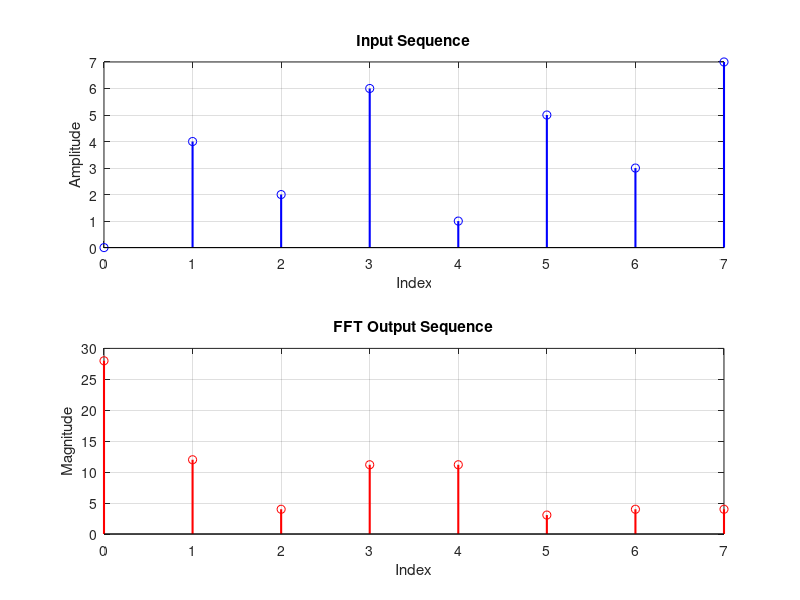

MATLAB code to generate this figure:
% % 8-point 1D DIT FFT implementation without using functions

% % Parameters
% N = 8; % FFT size
% x = [1 2 3 4 5 6 7 8]; % Input sequence

% % Check if N is a power of 2
% if log2(N) ~= round(log2(N))
%     error('N must be a power of 2');
% end

% % Check if the input sequence length is equal to N
% if length(x) ~= N
%     error('Input sequence length must be equal to N');
% end

% % Bit-reversal permutation function
% N = length(x);
% n = log2(N);
% y = zeros(1, N);
% for i = 1:N
%     y(i) = bin2dec(fliplr(dec2bin(i-1, n))) + 1;
% end
% x = x(y);

% % 1D DIT FFT
% for i = 1:log2(N)
%     L = 2^i;
%     B = N/L;
%     for j = 1:L/2
%         for k = 1:B
%             a = x((j-1)*B + k);
%             b = x((j-1)*B + k + B);
%             x((j-1)*B + k) = a + b*exp(-1i*2*pi*(j-1)*(k-1)/N);
%             x((j-1)*B + k + B) = a - b*exp(-1i*2*pi*(j-1)*(k-1)/N);
%         end
%     end
% end

% % Output FFT sequence
% X = x;
% disp(X);


% 8-point 1D DIT FFT implementation with graphs

% Parameters
N = 8; % FFT size
% Input sequence
% x = [1 2 3 4 5 6 7 8]; 
x = [0,4,2,6,1,5,3,7];

% Check if N is a power of 2
if log2(N) ~= round(log2(N))
    error('N must be a power of 2');
end

% Check if the input sequence length is equal to N
if length(x) ~= N
    error('Input sequence length must be equal to N');
end
% Display input sequence
disp('Input Sequence:');
disp(x);

% Generate twiddle factors
W = zeros(1, N/2);
for k = 1:N/2
    W(k) = exp(-1i*2*pi*(k-1)/N);
end

% Display twiddle factors
disp('Twiddle Factors:');
disp(W);

% Plot input sequence
subplot(2, 1, 1);
stem(0:N-1, x, 'b', 'LineWidth', 1.5);
title('Input Sequence');
xlabel('Index');
ylabel('Amplitude');
grid on;

% Bit-reversal permutation function
N = length(x);
n = log2(N);
y = zeros(1, N);
for i = 1:N
    y(i) = bin2dec(fliplr(dec2bin(i-1, n))) + 1;
end
x = x(y);

% 1D DIT FFT
for i = 1:log2(N)
    L = 2^i;
    B = N/L;
    for j = 1:L/2
        for k = 1:B
            a = x((j-1)*B + k);
            b = x((j-1)*B + k + B);
            x((j-1)*B + k) = a + b*exp(-1i*2*pi*(j-1)*(k-1)/N);
            x((j-1)*B + k + B) = a - b*exp(-1i*2*pi*(j-1)*(k-1)/N);
        end
    end
end

% Display FFT output sequence
disp('FFT Output Sequence:');
disp(x);

% Plot FFT output sequence
subplot(2, 1, 2);
stem(0:N-1, abs(x), 'r', 'LineWidth', 1.5);
title('FFT Output Sequence');
xlabel('Index');
ylabel('Magnitude');
grid on;